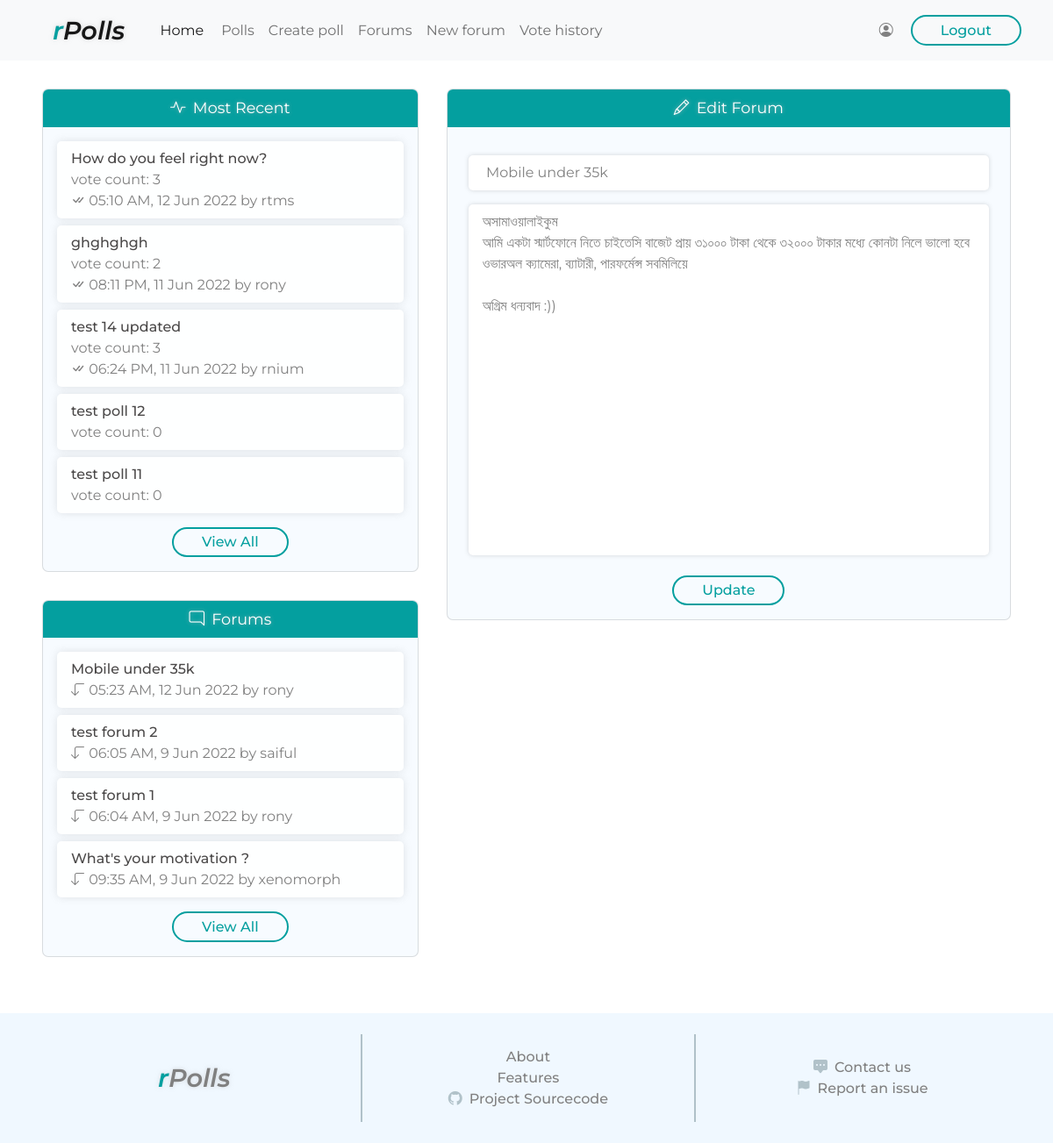
The app's page /forums/9/edit (signed in), older data.
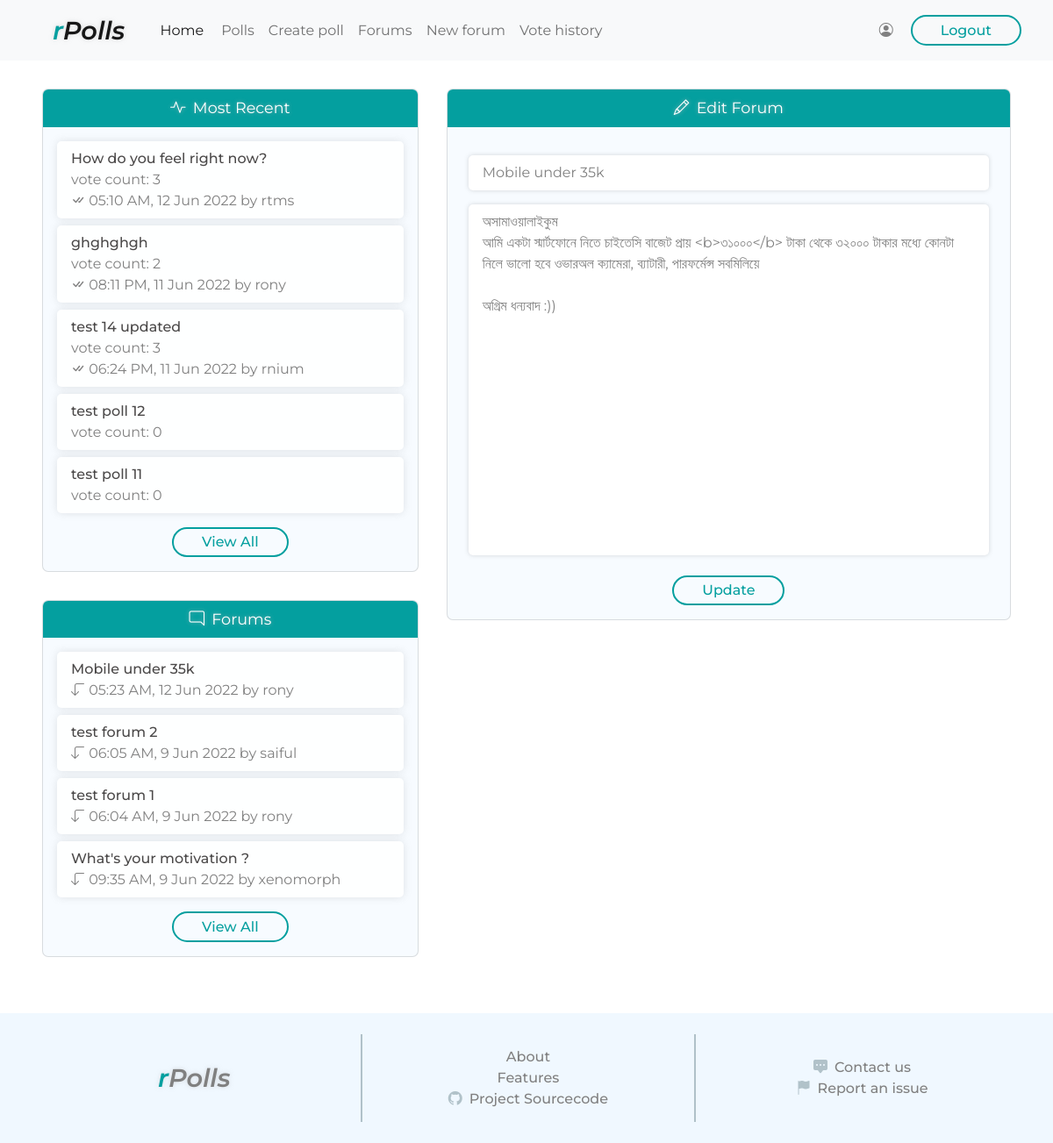
The same page, newer data.
### forums/models.py (models this page shows, shortened)
class Post(models.Model):
    post_text = models.TextField()
    forum = models.ForeignKey(ForumTopic, on_delete=models.CASCADE, related_name='forumpost')
    post_author = models.ForeignKey(User, on_delete=models.CASCADE, related_name='userpost')
    added = models.DateTimeField()
    updated = models.DateTimeField()

### forums/views.py (the view, shortened to what this page needs)
# urls.py: path('<int:pk>/edit', views.edit_forum, name="edit_forum"),
@login_required
def edit_forum(request, pk):
    if request.method == 'GET':
        try:
            forum = ForumTopic.objects.get(pk=pk)
        except ForumTopic.DoesNotExist:
            return renderError(request, "(404) Forum Not Found")
        edit_permit = (request.user == forum.author) or request.user.is_staff
        if not edit_permit:
            return renderError(request, "(403) Access Denied")
        if not forum.active:
            return renderError(request, "Restricted Forum")
        edit_forum_context = dict()
        edit_forum_context['recentpolls'] = get_polls_panel_context(request)
        edit_forum_context['forum_panel'] = get_forum_panel_context(request)
        edit_forum_context['forum_id'] = forum.id
        edit_forum_context['forum_title'] = forum.title
        firstPost = forum.forumpost.all().order_by('added')[0]
        edit_forum_context['post_text'] = firstPost.post_text
        return render(request, 'forums/forum_edit.html', context=edit_forum_context)

### polls/views.py (called while the page is built)
def get_forum_panel_context(request):
    recentforums = ForumTopic.objects.filter(active=True).order_by('-added')[:5]
    recentforums_context = []
    for forum in recentforums:
        forum_id = forum.id
        forum_title = forum.title
        lastPost = forum.forumpost.latest('added')
        last_post_time = lastPost.added
        last_post_user = lastPost.post_author
        unit_context = {'forum_id': forum_id, 'forum_title': forum_title, 'last_post_time': last_post_time, 'last_post_user': last_post_user}
        recentforums_context.append(unit_context)
    return recentforums_context

### forums/templates/forums/forum_edit.html (shortened to what the changed rows need)
<!DOCTYPE html>
<html lang="en">
<head>
    <link href="https://cdn.jsdelivr.net/npm/bootstrap@5.1.3/dist/css/bootstrap.min.css" rel="stylesheet">
    {% load static %}
    <link rel="stylesheet" href="{% static 'style.css' %}">
</head>
<body>
    <div class="main-container">
        <div class="right-col">
            <div class="create-forum card">
                <div class="form-wrapper">
                    <form action="{% url 'forums:edit_forum' forum_id %}" method="POST"> {% csrf_token %}
                        <div class="fi post-body">
                            <textarea name="post-text" class="textinput" id="post-text" placeholder="Post Body">{{ post_text }}</textarea>
                        </div>
                    </form>
                </div>
            </div>
        </div>
    </div>
</body>
</html>

Row changes from the older to the newer data that the page shows:
changed Post: post-text "…নিতে চাইতেসি বাজেট প্রায় ৩১০০০ টাকা থেকে ৩২০০০ টাকার…" → "…নিতে চাইতেসি বাজেট প্রায় <b>৩১০০০</b> টাকা থেকে ৩২০০০ টাকার…"
